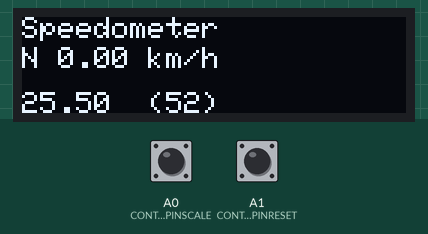
This sketch was run on a simulated Arduino Uno, built with avr-gcc and run on an emulated ATmega328P. Parts: 128×32 one-colour display. The test bench sets the inputs (shaded band); at power-on: A0 (CONTROLPINSCALE) HIGH, A1 (CONTROLPINRESET) HIGH.

Above: at 1.2 s.
1.3 s: A0 (CONTROLPINSCALE) pulled LOW for 0.15 s
At 1.72 s:
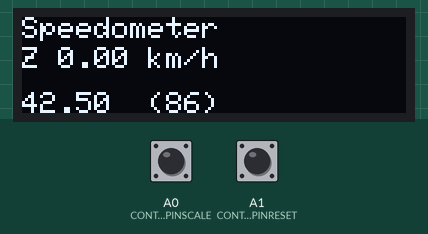
2.0 s: A0 (CONTROLPINSCALE) pulled LOW for 1 s
At 2.33 s:
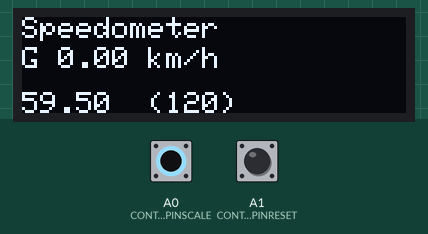
3.6 s: A0 (CONTROLPINSCALE) pulled LOW for 0.15 s
At 3.86 s:
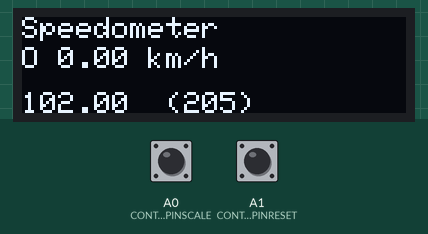
4.3 s: A0 (CONTROLPINSCALE) pulled LOW for 3.2 s
At 4.48 s:
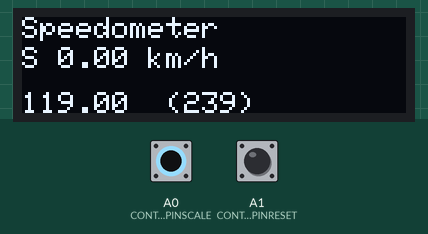
8.1 s: A1 (CONTROLPINRESET) pulled LOW for 0.15 s
At 8.47 s:
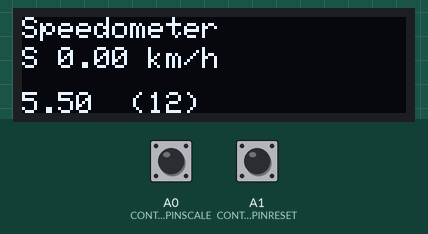
8.8 s: A1 (CONTROLPINRESET) pulled LOW for 1 s
At 9.07 s:
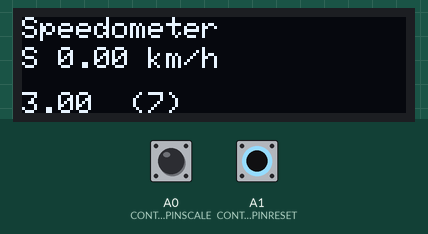
Timing chart, 0 to 11.4 s (numbered marks = the images above; inputs shaded):
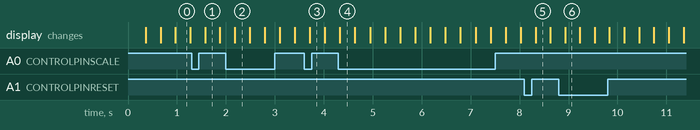

The sketch:

OLED_Scale.ino
```cpp
/*********
  Rui Santos
  Complete project details at https://randomnerdtutorials.com
*********/

#include <Wire.h>
#include <Adafruit_GFX.h>
#include <Adafruit_SSD1306.h>

#define SCREEN_WIDTH 128 // OLED display width, in pixels
#define SCREEN_HEIGHT 32 // OLED display height, in pixels

// Declaration for an SSD1306 display connected to I2C (SDA, SCL pins)
Adafruit_SSD1306 display(SCREEN_WIDTH, SCREEN_HEIGHT, &Wire, -1);

enum SCALE {G = 24, O = 48, S = 64, H0 = 87, N = 160, Z = 220};
SCALE scaleSetting; //actual scale set
enum BUTTONSTATE {OPEN, ACTION, TOCLOSE, CLOSED, TOOPEN};

const int DEBOUNCE = 10;
float averageSum = 0;
int averageCount = 0;


void printOutput(SCALE scaleSetting, float currentSpeed, float averageSum, int averageCount) {
  display.clearDisplay();
  display.setTextSize(1); //size 1 does  work; 2 and bigger to big
  display.setTextColor(WHITE);
  display.setCursor(0, 0);
  display.println("Speedometer");
  display.setCursor(0, 10);
  display.print(printScale(scaleSetting));
  display.print(" ");
  display.print(currentSpeed);
  display.print(" km/h");
  display.setCursor(0, 25);
  if (averageCount >= 1) {
    display.print(averageSum / averageCount);
    display.print("  (");
    display.print(averageCount);
    display.println(")");
  }
  display.display();
}

void setup() {
  setupScaleButton();
  setupResetButton();
  scaleSetting = N;
  Serial.begin(9600);
  if (!display.begin(SSD1306_SWITCHCAPVCC, 0x3C)) { // Address 0x3D for 128x64
    Serial.println(F("SSD1306 allocation failed"));
    for (;;);
  }
  printOutput(scaleSetting, 0, averageSum, averageCount);
}

void loop() {
  if (testScaleButton() == ACTION) {
    scaleSetting = setNextScale(scaleSetting);  // set the next scale
  }
  if (testResetButton() == ACTION) {
    averageSum = 0;  // set the next scale
    averageCount = 0;
  }


  averageSum = averageSum + averageCount;
  averageCount++;
  printOutput(scaleSetting, 0, averageSum, averageCount);
}
```

ResetButton.ino
```cpp
// pressing and releasing of reset button is handled with deboucing

const int CONTROLPINRESET = A1;
BUTTONSTATE resetButton;
long resetButtonActionMillis;

void setupResetButton() {
  pinMode(CONTROLPINRESET, INPUT_PULLUP);
  resetButton = OPEN;
}

BUTTONSTATE testResetButton() {
  if ((resetButton == OPEN) && (digitalRead(CONTROLPINRESET) == 0)) {
    //button pressed first time
    resetButton = ACTION;
    resetButtonActionMillis = millis();
  } else
  if (resetButton == ACTION) {  // is this state only once so main program can take action
    resetButton = TOCLOSE;
  } else
  if ((resetButton == TOCLOSE) && (millis() - resetButtonActionMillis > DEBOUNCE)) {
    resetButton = CLOSED;
  } else
  if ((resetButton == CLOSED) && (digitalRead(CONTROLPINRESET) == 1)) {
    //button pressed first time
    resetButton = TOOPEN;
    resetButtonActionMillis = millis();
  } else
  if ((resetButton == TOOPEN) && (millis() - resetButtonActionMillis > DEBOUNCE)) {
    resetButton = OPEN;
  }
  return resetButton;
}
```

ScaleButton.ino
```cpp
// pressing and releasing of scale button is handled with deboucing

const int CONTROLPINSCALE = A0;
BUTTONSTATE scaleButton;
long scaleButtonActionMillis;

void setupScaleButton() {
  pinMode(CONTROLPINSCALE, INPUT_PULLUP);
  scaleButton = OPEN;
}

BUTTONSTATE testScaleButton() {
  if ((scaleButton == OPEN) && (digitalRead(CONTROLPINSCALE) == 0)) {
    //button pressed first time
    scaleButton = ACTION;
    scaleButtonActionMillis = millis();
  } else
  if (scaleButton == ACTION) {  // is this state only once so main program can take action
    scaleButton = TOCLOSE;
  } else
  if ((scaleButton == TOCLOSE) && (millis() - scaleButtonActionMillis > DEBOUNCE)) {
    scaleButton = CLOSED;
  } else
  if ((scaleButton == CLOSED) && (digitalRead(CONTROLPINSCALE) == 1)) {
    //button pressed first time
    scaleButton = TOOPEN;
    scaleButtonActionMillis = millis();
  } else
  if ((scaleButton == TOOPEN) && (millis() - scaleButtonActionMillis > DEBOUNCE)) {
    scaleButton = OPEN;
  }
  return scaleButton;
}
```

controlScale_Functions.ino
```cpp
/*
  Function
*/
int setNextScale(int oldScaleSetting) {
  int returnValue;
  switch (oldScaleSetting) {
    case G: returnValue = O;
      break;
    case O: returnValue = S;
      break;
    case S: returnValue = H0;
      break;
    case H0: returnValue = N;
      break;
    case N: returnValue = Z;
      break;
    case Z: returnValue = G;
      break;
  }
  return returnValue;
}

String printScale(int currentScale) {
  String scaleLetter;
  switch (currentScale) {
    case G: scaleLetter = "G";
      break;
    case O: scaleLetter = "O";
      break;
    case S: scaleLetter = "S";
      break;
    case H0: scaleLetter = "H0";
      break;
    case N: scaleLetter = "N";
      break;
    case Z: scaleLetter = "Z";
      break;
  }
  return scaleLetter;
}
```

Measured:
- after the input at 1.3 s, the display: changes after 0.28 s (image 1)
- after the input at 2.0 s, the display: changes after 0.18 s (image 2)
- after the input at 3.6 s, the display: changes after 0.11 s (image 3)
- after the input at 4.3 s, the display: changes at once (image 4)
